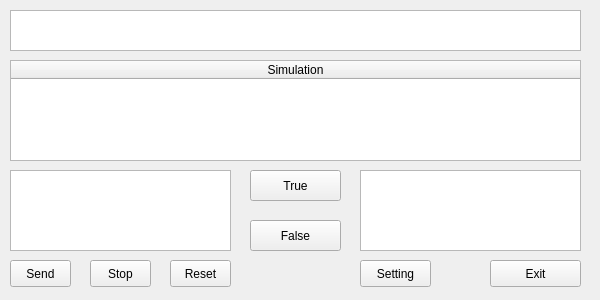
<?xml version="1.0" encoding="UTF-8"?>
<ui version="4.0">
 <class>mainwindow</class>
 <widget class="QWidget" name="mainwindow">
  <property name="geometry">
   <rect>
    <x>0</x>
    <y>0</y>
    <width>600</width>
    <height>300</height>
   </rect>
  </property>
  <property name="windowTitle">
   <string>Form</string>
  </property>
  <widget class="QTreeWidget" name="iedtreewidget">
   <property name="geometry">
    <rect>
     <x>10</x>
     <y>60</y>
     <width>571</width>
     <height>101</height>
    </rect>
   </property>
   <property name="sizePolicy">
    <sizepolicy hsizetype="Preferred" vsizetype="Expanding">
     <horstretch>0</horstretch>
     <verstretch>0</verstretch>
    </sizepolicy>
   </property>
   <property name="columnCount">
    <number>1</number>
   </property>
   <column>
    <property name="text">
     <string>Simulation</string>
    </property>
    <property name="textAlignment">
     <set>AlignCenter</set>
    </property>
   </column>
  </widget>
  <widget class="QPushButton" name="sendButton">
   <property name="geometry">
    <rect>
     <x>10</x>
     <y>260</y>
     <width>61</width>
     <height>27</height>
    </rect>
   </property>
   <property name="text">
    <string>Send</string>
   </property>
  </widget>
  <widget class="QPushButton" name="reset_button">
   <property name="geometry">
    <rect>
     <x>170</x>
     <y>260</y>
     <width>61</width>
     <height>27</height>
    </rect>
   </property>
   <property name="text">
    <string>Reset</string>
   </property>
  </widget>
  <widget class="QPushButton" name="stop_button">
   <property name="geometry">
    <rect>
     <x>90</x>
     <y>260</y>
     <width>61</width>
     <height>27</height>
    </rect>
   </property>
   <property name="text">
    <string>Stop</string>
   </property>
  </widget>
  <widget class="QPushButton" name="setting_button">
   <property name="geometry">
    <rect>
     <x>360</x>
     <y>260</y>
     <width>71</width>
     <height>27</height>
    </rect>
   </property>
   <property name="text">
    <string>Setting</string>
   </property>
  </widget>
  <widget class="QPushButton" name="exit_button">
   <property name="geometry">
    <rect>
     <x>490</x>
     <y>260</y>
     <width>91</width>
     <height>27</height>
    </rect>
   </property>
   <property name="text">
    <string>Exit</string>
   </property>
   <property name="icon">
    <iconset theme="exit">
     <normaloff>.</normaloff>.</iconset>
   </property>
  </widget>
  <widget class="QListWidget" name="fileslistwidget">
   <property name="geometry">
    <rect>
     <x>10</x>
     <y>10</y>
     <width>571</width>
     <height>41</height>
    </rect>
   </property>
  </widget>
  <widget class="QPushButton" name="sendTrueButton">
   <property name="geometry">
    <rect>
     <x>250</x>
     <y>170</y>
     <width>91</width>
     <height>31</height>
    </rect>
   </property>
   <property name="text">
    <string>True</string>
   </property>
  </widget>
  <widget class="QPushButton" name="sendFalseButton">
   <property name="geometry">
    <rect>
     <x>250</x>
     <y>220</y>
     <width>91</width>
     <height>31</height>
    </rect>
   </property>
   <property name="text">
    <string>False</string>
   </property>
  </widget>
  <widget class="QListWidget" name="publisherListWidget">
   <property name="geometry">
    <rect>
     <x>10</x>
     <y>170</y>
     <width>221</width>
     <height>81</height>
    </rect>
   </property>
  </widget>
  <widget class="QListWidget" name="receiverListWidget">
   <property name="geometry">
    <rect>
     <x>360</x>
     <y>170</y>
     <width>221</width>
     <height>81</height>
    </rect>
   </property>
  </widget>
 </widget>
 <resources/>
 <connections/>
</ui>
